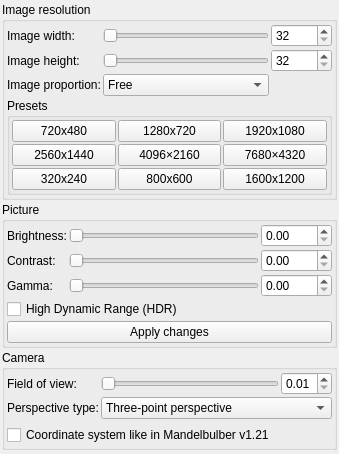
       <widget class="QWidget" name="scrollAreaWidgetContents_2">
        <property name="geometry">
         <rect>
          <x>0</x>
          <y>0</y>
          <width>339</width>
          <height>454</height>
         </rect>
        </property>
        <layout class="QVBoxLayout" name="verticalLayout_19">
         <property name="spacing">
          <number>2</number>
         </property>
         <property name="leftMargin">
          <number>2</number>
         </property>
         <property name="topMargin">
          <number>2</number>
         </property>
         <property name="rightMargin">
          <number>2</number>
         </property>
         <property name="bottomMargin">
          <number>2</number>
         </property>
         <item>
          <widget class="QGroupBox" name="groupBox_3">
           <property name="title">
            <string>Image resolution</string>
           </property>
           <layout class="QVBoxLayout" name="verticalLayout_40">
            <property name="spacing">
             <number>2</number>
            </property>
            <property name="leftMargin">
             <number>2</number>
            </property>
            <property name="topMargin">
             <number>2</number>
            </property>
            <property name="rightMargin">
             <number>2</number>
            </property>
            <property name="bottomMargin">
             <number>2</number>
            </property>
            <item>
             <layout class="QGridLayout" name="gridLayout_18">
              <property name="spacing">
               <number>2</number>
              </property>
              <item row="1" column="2">
               <widget class="MySpinBox" name="spinboxInt_image_height">
                <property name="minimum">
                 <number>32</number>
                </property>
                <property name="maximum">
                 <number>65536</number>
                </property>
                <property name="singleStep">
                 <number>8</number>
                </property>
               </widget>
              </item>
              <item row="1" column="1">
               <widget class="QSlider" name="sliderInt_image_height">
                <property name="minimum">
                 <number>32</number>
                </property>
                <property name="maximum">
                 <number>16000</number>
                </property>
                <property name="singleStep">
                 <number>8</number>
                </property>
                <property name="pageStep">
                 <number>64</number>
                </property>
                <property name="orientation">
                 <enum>Qt::Horizontal</enum>
                </property>
               </widget>
              </item>
              <item row="0" column="0">
               <widget class="QLabel" name="label_100">
                <property name="text">
                 <string>Image width:</string>
                </property>
               </widget>
              </item>
              <item row="1" column="0">
               <widget class="QLabel" name="label_101">
                <property name="text">
                 <string>Image height:</string>
                </property>
               </widget>
              </item>
              <item row="0" column="1">
               <widget class="QSlider" name="sliderInt_image_width">
                <property name="minimum">
                 <number>32</number>
                </property>
                <property name="maximum">
                 <number>16000</number>
                </property>
                <property name="singleStep">
                 <number>8</number>
                </property>
                <property name="pageStep">
                 <number>64</number>
                </property>
                <property name="orientation">
                 <enum>Qt::Horizontal</enum>
                </property>
               </widget>
              </item>
              <item row="0" column="2">
               <widget class="MySpinBox" name="spinboxInt_image_width">
                <property name="minimum">
                 <number>32</number>
                </property>
                <property name="maximum">
                 <number>65536</number>
                </property>
                <property name="singleStep">
                 <number>8</number>
                </property>
               </widget>
              </item>
              <item row="2" column="0">
               <widget class="QLabel" name="label_102">
                <property name="text">
                 <string>Image proportion:</string>
                </property>
               </widget>
              </item>
              <item row="2" column="1">
               <widget class="QComboBox" name="comboBox_image_proportion">
                <item>
                 <property name="text">
                  <string>Free</string>
                 </property>
                </item>
                <item>
                 <property name="text">
                  <string>1:1</string>
                 </property>
                </item>
                <item>
                 <property name="text">
                  <string>4:3</string>
                 </property>
                </item>
                <item>
                 <property name="text">
                  <string>3:2</string>
                 </property>
                </item>
                <item>
                 <property name="text">
                  <string>16:9</string>
                 </property>
                </item>
                <item>
                 <property name="text">
                  <string>16:10</string>
                 </property>
                </item>
                <item>
                 <property name="text">
                  <string>2:1</string>
                 </property>
                </item>
               </widget>
              </item>
             </layout>
            </item>
            <item>
             <widget class="QGroupBox" name="groupBox_6">
              <property name="title">
               <string>Presets</string>
              </property>
              <layout class="QVBoxLayout" name="verticalLayout_71">
               <property name="spacing">
                <number>2</number>
               </property>
               <property name="leftMargin">
                <number>2</number>
               </property>
               <property name="topMargin">
                <number>2</number>
               </property>
               <property name="rightMargin">
                <number>2</number>
               </property>
               <property name="bottomMargin">
                <number>2</number>
               </property>
               <item>
                <layout class="QGridLayout" name="gridLayout_32">
                 <property name="topMargin">
                  <number>0</number>
                 </property>
                 <property name="spacing">
                  <number>2</number>
                 </property>
                 <item row="1" column="1">
                  <widget class="QPushButton" name="pushButton_resolution_preset_2160">
                   <property name="text">
                    <string>4096×2160</string>
                   </property>
                  </widget>
                 </item>
                 <item row="0" column="1">
                  <widget class="QPushButton" name="pushButton_resolution_preset_720">
                   <property name="text">
                    <string>1280x720</string>
                   </property>
                  </widget>
                 </item>
                 <item row="0" column="2">
                  <widget class="QPushButton" name="pushButton_resolution_preset_1080">
                   <property name="text">
                    <string>1920x1080</string>
                   </property>
                  </widget>
                 </item>
                 <item row="1" column="2">
                  <widget class="QPushButton" name="pushButton_resolution_preset_4320">
                   <property name="text">
                    <string>7680×4320</string>
                   </property>
                  </widget>
                 </item>
                 <item row="0" column="0">
                  <widget class="QPushButton" name="pushButton_resolution_preset_480">
                   <property name="text">
                    <string>720x480</string>
                   </property>
                  </widget>
                 </item>
                 <item row="1" column="0">
                  <widget class="QPushButton" name="pushButton_resolution_preset_1440">
                   <property name="text">
                    <string>2560x1440</string>
                   </property>
                  </widget>
                 </item>
                 <item row="2" column="0">
                  <widget class="QPushButton" name="pushButton_resolution_preset_240">
                   <property name="text">
                    <string>320x240</string>
                   </property>
                  </widget>
                 </item>
                 <item row="2" column="1">
                  <widget class="QPushButton" name="pushButton_resolution_preset_600">
                   <property name="text">
                    <string>800x600</string>
                   </property>
                  </widget>
                 </item>
                 <item row="2" column="2">
                  <widget class="QPushButton" name="pushButton_resolution_preset_1200">
                   <property name="text">
                    <string>1600x1200</string>
                   </property>
                  </widget>
                 </item>
                </layout>
               </item>
              </layout>
             </widget>
            </item>
           </layout>
          </widget>
         </item>
         <item>
          <widget class="QGroupBox" name="groupBox_ImageAdjustments">
           <property name="title">
            <string>Picture</string>
           </property>
           <layout class="QVBoxLayout" name="verticalLayout_20">
            <property name="spacing">
             <number>2</number>
            </property>
            <property name="leftMargin">
             <number>2</number>
            </property>
            <property name="topMargin">
             <number>2</number>
            </property>
            <property name="rightMargin">
             <number>2</number>
            </property>
            <property name="bottomMargin">
             <number>2</number>
            </property>
            <item>
             <layout class="QGridLayout" name="gridLayout">
              <property name="spacing">
               <number>2</number>
              </property>
              <item row="1" column="2">
               <widget class="MyDoubleSpinBox" name="spinbox_contrast">
                <property name="prefix">
                 <string/>
                </property>
                <property name="suffix">
                 <string/>
                </property>
                <property name="decimals">
                 <number>2</number>
                </property>
                <property name="maximum">
                 <double>1000.000000000000000</double>
                </property>
                <property name="singleStep">
                 <double>0.100000000000000</double>
                </property>
               </widget>
              </item>
              <item row="2" column="2">
               <widget class="MyDoubleSpinBox" name="spinbox_gamma">
                <property name="prefix">
                 <string/>
                </property>
                <property name="suffix">
                 <string/>
                </property>
                <property name="decimals">
                 <number>2</number>
                </property>
                <property name="maximum">
                 <double>1000.000000000000000</double>
                </property>
                <property name="singleStep">
                 <double>0.100000000000000</double>
                </property>
               </widget>
              </item>
              <item row="2" column="0">
               <widget class="QLabel" name="label_4">
                <property name="text">
                 <string>Gamma:</string>
                </property>
               </widget>
              </item>
              <item row="0" column="2">
               <widget class="MyDoubleSpinBox" name="spinbox_brightness">
                <property name="prefix">
                 <string/>
                </property>
                <property name="suffix">
                 <string/>
                </property>
                <property name="decimals">
                 <number>2</number>
                </property>
                <property name="maximum">
                 <double>1000.000000000000000</double>
                </property>
                <property name="singleStep">
                 <double>0.100000000000000</double>
                </property>
               </widget>
              </item>
              <item row="0" column="0">
               <widget class="QLabel" name="label_3">
                <property name="text">
                 <string>Brightness:</string>
                </property>
               </widget>
              </item>
              <item row="1" column="1">
               <widget class="QSlider" name="slider_contrast">
                <property name="maximum">
                 <number>200</number>
                </property>
                <property name="orientation">
                 <enum>Qt::Horizontal</enum>
                </property>
               </widget>
              </item>
              <item row="0" column="1">
               <widget class="QSlider" name="slider_brightness">
                <property name="maximum">
                 <number>200</number>
                </property>
                <property name="singleStep">
                 <number>1</number>
                </property>
                <property name="orientation">
                 <enum>Qt::Horizontal</enum>
                </property>
               </widget>
              </item>
              <item row="1" column="0">
               <widget class="QLabel" name="label_45">
                <property name="text">
                 <string>Contrast:</string>
                </property>
               </widget>
              </item>
              <item row="2" column="1">
               <widget class="QSlider" name="slider_gamma">
                <property name="maximum">
                 <number>200</number>
                </property>
                <property name="orientation">
                 <enum>Qt::Horizontal</enum>
                </property>
               </widget>
              </item>
             </layout>
            </item>
            <item>
             <widget class="MyCheckBox" name="checkBox_hdr">
              <property name="text">
               <string>High Dynamic Range (HDR)</string>
              </property>
             </widget>
            </item>
            <item>
             <widget class="QPushButton" name="pushButton_apply_image_changes">
              <property name="text">
               <string>Apply changes</string>
              </property>
              <property name="icon">
               <iconset theme="dialog-ok-apply">
                <normaloff>../../../.designer/backup</normaloff>../../../.designer/backup</iconset>
              </property>
             </widget>
            </item>
           </layout>
          </widget>
         </item>
         <item>
          <widget class="QGroupBox" name="groupBox_5">
           <property name="title">
            <string>Camera</string>
           </property>
           <layout class="QVBoxLayout" name="verticalLayout_58">
            <property name="leftMargin">
             <number>2</number>
            </property>
            <property name="topMargin">
             <number>2</number>
            </property>
            <property name="rightMargin">
             <number>2</number>
            </property>
            <property name="bottomMargin">
             <number>2</number>
            </property>
            <item>
             <layout class="QGridLayout" name="gridLayout_25">
              <property name="spacing">
               <number>2</number>
              </property>
              <item row="0" column="0">
               <widget class="QLabel" name="label_54">
                <property name="text">
                 <string>Field of view:</string>
                </property>
               </widget>
              </item>
              <item row="0" column="2">
               <widget class="MyDoubleSpinBox" name="spinbox_fov">
                <property name="prefix">
                 <string/>
                </property>
                <property name="suffix">
                 <string/>
                </property>
                <property name="decimals">
                 <number>2</number>
                </property>
                <property name="minimum">
                 <double>0.010000000000000</double>
                </property>
                <property name="maximum">
                 <double>5.000000000000000</double>
                </property>
                <property name="singleStep">
                 <double>0.100000000000000</double>
                </property>
                <property name="value">
                 <double>0.010000000000000</double>
                </property>
               </widget>
              </item>
              <item row="0" column="1">
               <widget class="QSlider" name="slider_fov">
                <property name="minimum">
                 <number>10</number>
                </property>
                <property name="maximum">
                 <number>200</number>
                </property>
                <property name="singleStep">
                 <number>1</number>
                </property>
                <property name="orientation">
                 <enum>Qt::Horizontal</enum>
                </property>
               </widget>
              </item>
              <item row="1" column="1" colspan="2">
               <widget class="QComboBox" name="comboBox_perspective_type">
                <item>
                 <property name="text">
                  <string>Three-point perspective</string>
                 </property>
                </item>
                <item>
                 <property name="text">
                  <string>Fish eye</string>
                 </property>
                </item>
                <item>
                 <property name="text">
                  <string>Equirectangular</string>
                 </property>
                </item>
                <item>
                 <property name="text">
                  <string>Fulldome</string>
                 </property>
                </item>
               </widget>
              </item>
              <item row="1" column="0">
               <widget class="QLabel" name="label_126">
                <property name="text">
                 <string>Perspective type:</string>
                </property>
               </widget>
              </item>
             </layout>
            </item>
            <item>
             <widget class="MyCheckBox" name="checkBox_legacy_coordinate_system">
              <property name="text">
               <string>Coordinate system like in Mandelbulber v1.21</string>
              </property>
             </widget>
            </item>
           </layout>
          </widget>
         </item>
         <item>
          <spacer name="verticalSpacer_3">
           <property name="orientation">
            <enum>Qt::Vertical</enum>
           </property>
           <property name="sizeHint" stdset="0">
            <size>
             <width>8</width>
             <height>8</height>
            </size>
           </property>
          </spacer>
         </item>
        </layout>
       </widget>
